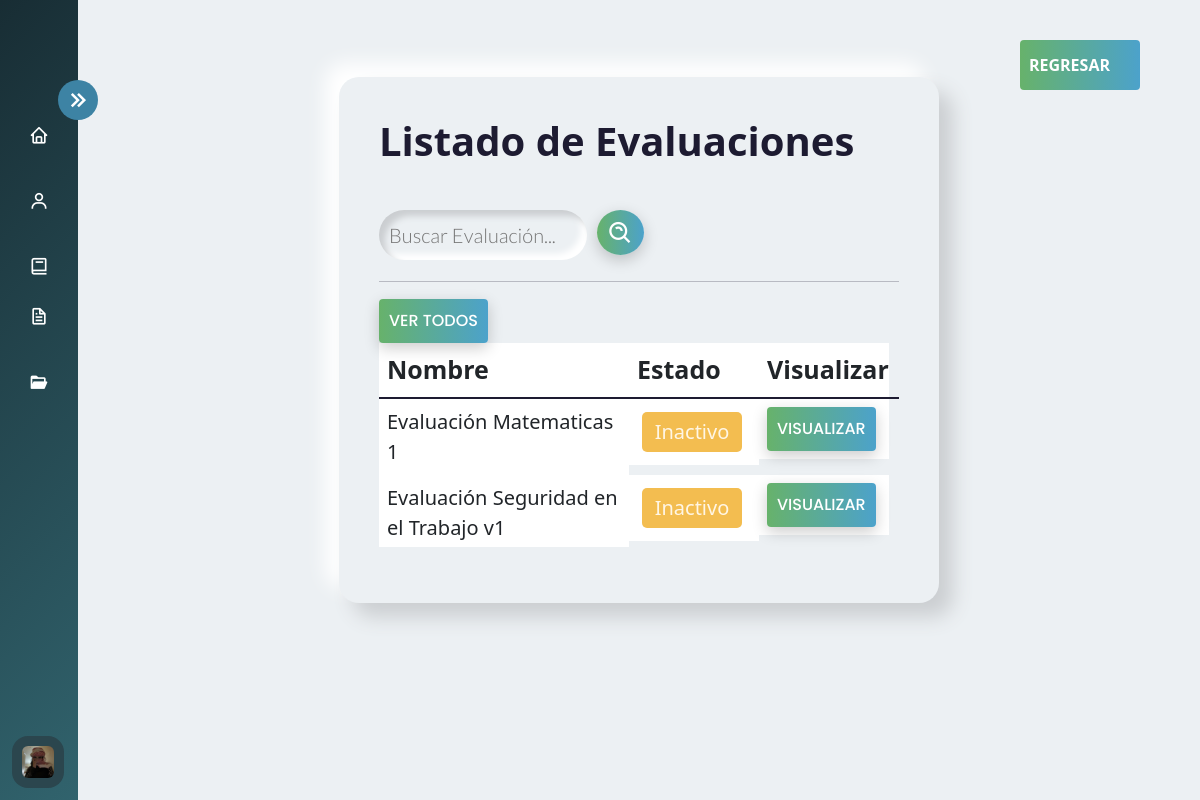
Screenshot of /filtrar_evaluacion/ (signed in) with the database file from the repository.
### AppCursos/models.py (models this page shows, shortened)
class Evaluaciones(models.Model):
     nombre_evaluacion=models.CharField(max_length=100)
     numero_intentos = models.IntegerField(default=2)
     descripcion_evaluacion = models.CharField(max_length=300, null=True,blank=True)
     instrucciones_evaluacion = models.TextField(max_length=300, null=True,blank=True)
     duracion_evaluacion_admin = models.IntegerField(default=30)
     finalizada = models.BooleanField(default=False)
     id_modulo= models.ForeignKey(Modulos, on_delete=models.CASCADE,null=False)
     class Meta:
          verbose_name_plural = 'Evaluaciones'

### AppCursos/views.py (the view)
# urls.py: path('filtrar_evaluacion/', login_required(user_passes_test(views.valida_administrativos, login_url='/acceso_denegado/')(views.filtrar_evaluaciones)), name="filtrar_evaluacion"),
def filtrar_evaluaciones(request):
    filtro_e = Evaluaciones.objects.filter(nombre_evaluacion__contains=request.GET.get('search',''))
    context = {'filtro_e':filtro_e}
    return render(request, 'Evaluaciones/listar_evaluaciones.html', {'listare': filtro_e})

### AppCursos/context_processors.py (called while the page is built)
def group_name(request):
    group_name = None
    if request.user.is_authenticated:
        group = Group.objects.filter(user=request.user).first()
        if group:
            group_name = group.name
    return {'group_name': group_name}

### AppCursos/views.py (called while the page is built)
def valida_administrativos(user):
    return user.groups.filter(name='administrativos').exists()

### Templates/Evaluaciones/listar_evaluaciones.html (shortened to what this page needs)
    {% extends 'Layout/Base.html' %}
    {% load static %}
    {% block content %}
    <link rel="stylesheet" href="{% static 'Css/Curso.css' %}">
    <div class="home_content">
        <div class="text">
            <div id="contenedor">
                <h1> Listado de Evaluaciones </h1>
                <br>
                <form class="search" action="{% url 'filtrar_evaluacion' %}" method="GET">
                    <input type="text" class="search-bar" name="search" placeholder="Buscar Evaluación...">
                    <button class="subir" style="border-radius:50%; width:auto; height:45px;"> <i class='bx bx-search-alt'
                            style="font-size:27px; "></i></button>
                        </form>
                        <hr>
                        <a href="{% url 'listar_evaluacion' %}">
                            <button class="subir">
                                <span>Ver todos </span>
                            </button>
                        </a>
                <table class="table  table-fixed">
                    <thead>
                        <tr style="width: 180px;" id="cabecera">
                            <th style="width: 400px;" scope="col" id="nombre">Nombre</th>
                            <th style="width: 200px;" scope="col" id="estado">Estado</th>
                            <th style="width: 200px;" scope="col" id="visualizar">Visualizar</th>
                        </tr>
                    </thead>
                    <tbody class="table-group-divider"  >
                        {% for evaluacion in listare %}
                        <tr>
                            <td style="width:400px;" id="nombre">{{ evaluacion.nombre_evaluacion }}</td>
                            {% if evaluacion.finalizada %}
                            <td style="width: 200px;" id="estado"><p class='status--active'>Activo</p></td>
                            {% else %}
                            <td style="width: 200px;" id="estado"><p class='status--inactive'>Inactivo</p></td>
                            {% endif %}
                            <td style="width: 200px;" id="visualizar">
                                <a href="{% url 'ver_evaluacion_detalle' evaluacion.id %}">
                                    <button class="subir"> <span>Visualizar</span>
                                    </button>
                                </a>
                            </td>
                        </tr>
                        {% endfor %}
                    </tbody>
                </table>
            </div>
        </div>
    </div>
        <a href="{% url 'evaluacion' %}">
            <button class="back">
                <span>
                    Regresar
                </span>
            </button>
        </a>
    {% endblock %}

### static/Css/Estilo.css (style rules this page uses)
body { overflow-x: hidden; }
* { margin: 0; padding: 0; box-sizing: border-box; }

### static/Css/Curso.css (style rules this page uses)
body { margin: 0; padding: 0; box-sizing: border-box; background-color: #ecf0f3; overflow-y: hidden; overflow-x: hidden; }
.home_content { position: absolute; height: 100%; width: calc(100% - 78px); left: 78px; transition: all 0.5s ease; }
.home_content .text { font-size: 25px; font-weight: 500; color: #1d1b31; margin: 12px; }
#contenedor { background: #ecf0f3; box-shadow: 14px 14px 20px #cbced1, -14px -14px 20px white; transition: all 0.3s ease; width: 60vw; margin: 7% auto 20px; border-radius: 20px; padding: 40px; position: relative; top: 10%; }
.table-fixed tbody { height: 230px; overflow-y: auto; width: 100%; font-weight: 400; font-size: 20px; }
.table-fixed thead, .table-fixed tbody, .table-fixed td, .table-fixed th { display: block; }
.table-fixed tbody td, .table-fixed thead > tr> th { float: left; border-bottom-width: 0; }
.search-bar { caret-color: #0fbf12; font-family: 'Lato', sans-serif; background: #ecf0f3; font-weight: 300; box-shadow: inset 6px 6px 6px #cbced1, inset -6px -6px 6px white; border: none; border-radius: 40px; outline: none; transition: all 0.3s ease; font-size: 20px; color: #000000; margin-bottom: 5px; transition: all 0.3s ease; width: 50%; padding: 10px 10px 10px 10px; }
.subir { border-radius: 4px; background: linear-gradient(to right, #67b26b, #4ca2cb); color: #fff; padding: 10px; text-transform: uppercase; font-size: 16px; transition: all 0.3s ease; cursor: pointer; width: auto; border: none; outline: none; box-shadow: 0 5px 15px rgba(0, 0, 0, 0.2); font-family: 'Poppins', sans-serif; font-weight: 500; }
.subir span { position: relative; transition: 400ms; }
.subir span::after { content: '\00bb'; position: absolute; opacity: 0; top: 0; right: -20px; transition: 500ms; }
.status--inactive { color: #fff6e5; background-color: #F3BD50 !important; font-weight: 500; margin: 5px; padding: 5px; width: 100px; text-align: center; border-radius: 5px; }
form { display: flex; justify-content: start; }
form > * { margin-right: 10px; }
form > *:last-child { margin-right: 0; }
@media screen and (max-width: 1920px) { #contenedor { width: 55vw; max-width: 55vw; } }
@media screen and (max-width: 1920px) { #nombre { width: 400px !important; } }
@media screen and (max-width: 1920px) { #estado { width: 170px !important; } }
@media screen and (max-width: 1920px) { #visualizar { width: 170px !important; } }
@media screen and (max-width: 1366px) { #contenedor { width: 60vw; max-width: 60vw; height: auto; } }
@media screen and (max-width: 1366px) { .search-bar { width: 50%; } }
@media screen and (max-width: 1366px) { tbody { height:150px !important; } }
@media screen and (max-width: 1366px) { #nombre { width: 350px !important; } }
@media screen and (max-width: 1366px) { #estado { width: 150px !important; } }
@media screen and (max-width: 1366px) { #visualizar { width: 150px !important; } }
@media screen and (max-width:1240px) { #contenedor { width: 50vw; max-width: 50vw; } }
@media screen and (max-width:1240px) { .search-bar { width: 40%; } }
@media screen and (max-width:1240px) { #nombre { width: 250px !important; } }
@media screen and (max-width:1240px) { #estado { width: 130px !important; } }
@media screen and (max-width:1240px) { #visualizar { width: 130px !important; } }
.back { display: inline-flex; align-items: center; position: fixed; top: 5%; right: 5%; width: 10vw; height: 50px; font-size: 16px; font-weight: bold; cursor: pointer; transition: all 0.3s ease; border-radius: 4px; background: linear-gradient(to right, #67b26b, #4ca2cb); color: #fff; padding: 10px; text-transform: uppercase; font-size: 16px; border: none; }
.back span { transition: .4s ease-in-out all; position: absolute; right: 25%; }
h1 { font-weight: 700; }
h1 { animation: h1 0.4s linear both }
#contenedor { animation: contenedor 0.5s; }

### rows the page displays
Evaluaciones: nombre_evaluacion "Evaluación Matematicas 1", finalizada "Inactivo"
Evaluaciones: nombre_evaluacion "Evaluación Seguridad en el Trabajo v1", finalizada "Inactivo"
